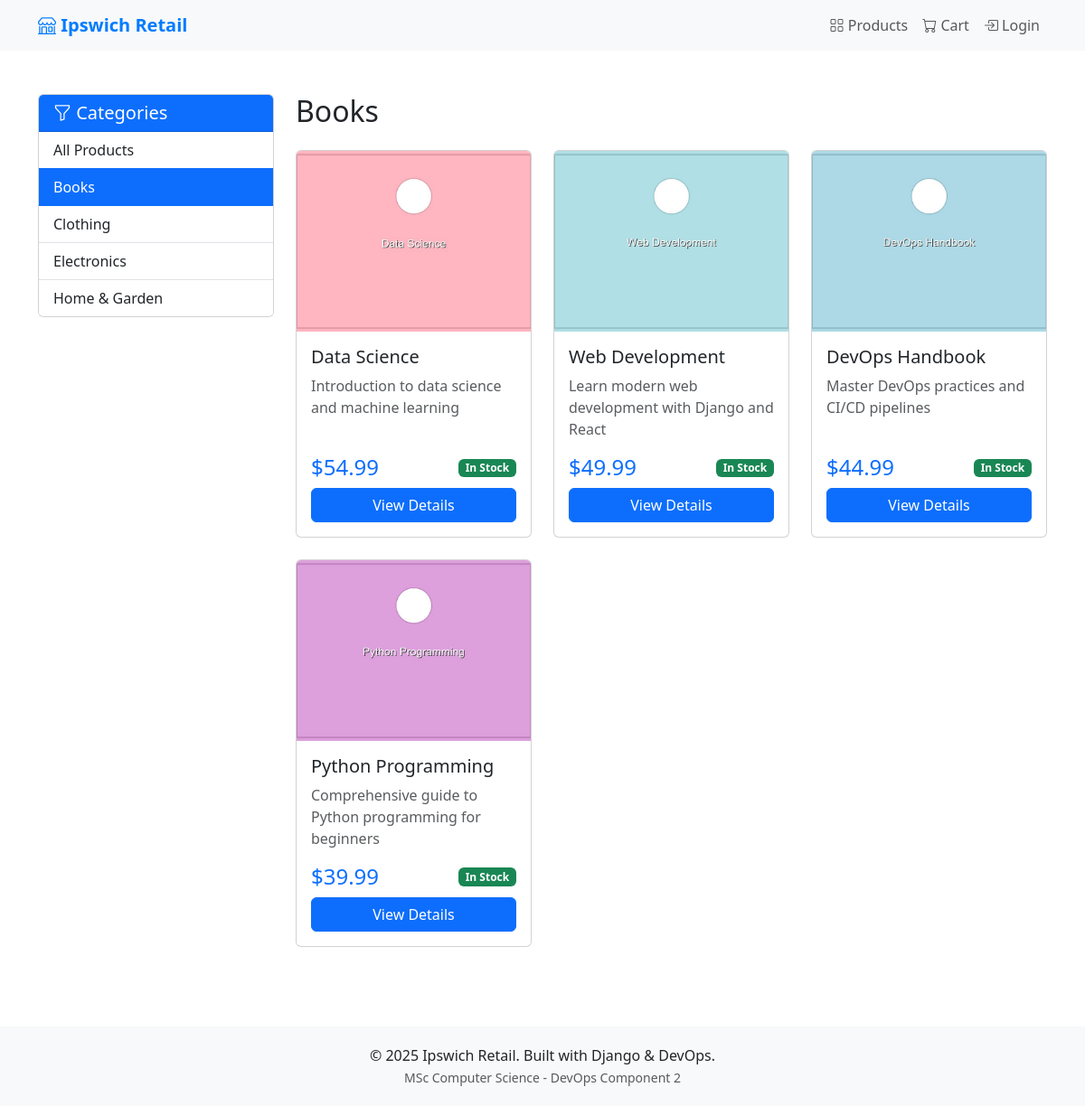
Before: /products/?category=books with the older database file.
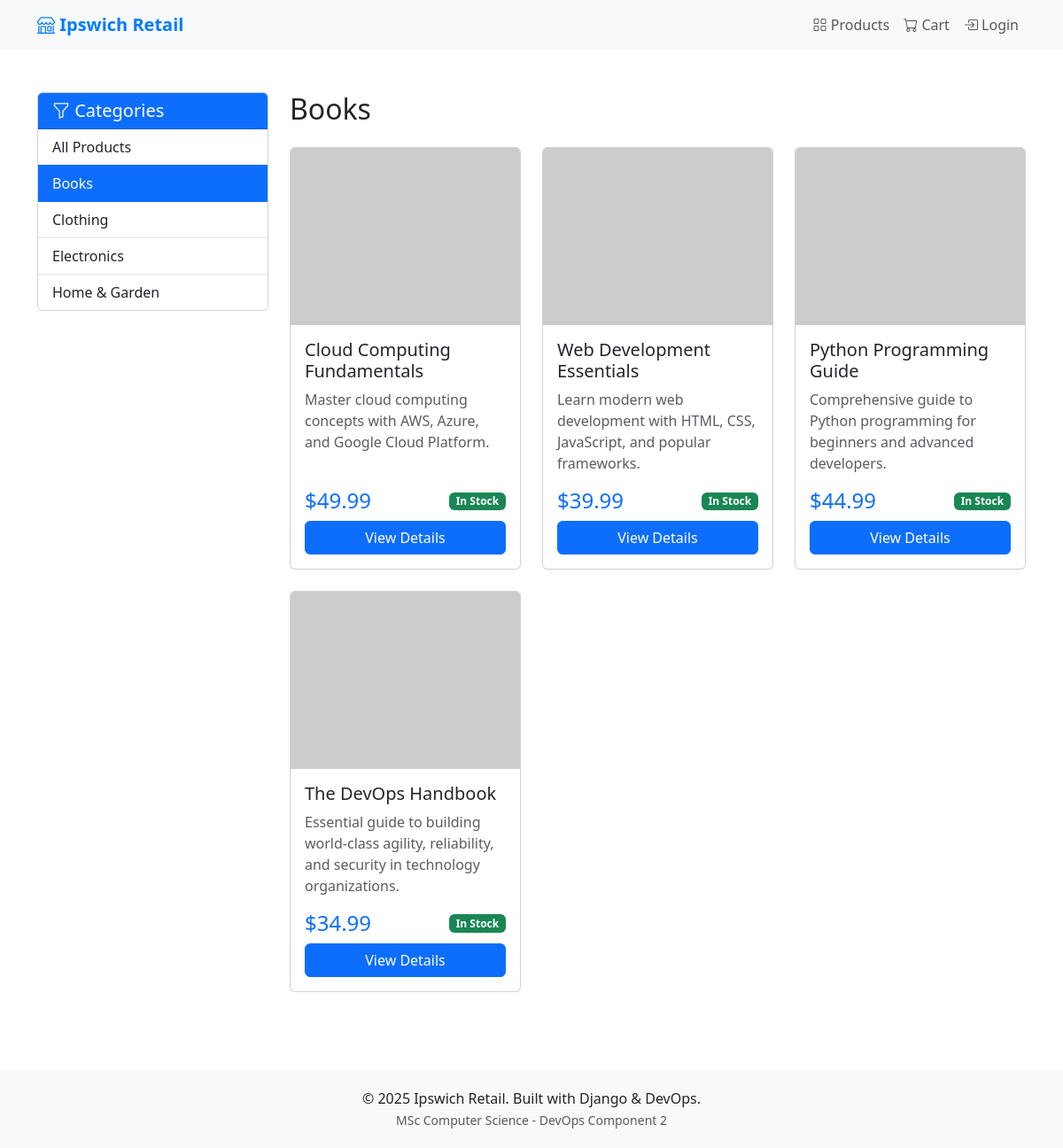
After: the same page with the newer database file.
### products/models.py (models this page shows, shortened)
class Category(models.Model):
    name = models.CharField(max_length=200, unique=True)
    slug = models.SlugField(max_length=200, unique=True, blank=True)
    description = models.TextField(blank=True)
    created_at = models.DateTimeField(auto_now_add=True)
    updated_at = models.DateTimeField(auto_now=True)
    class Meta:
        verbose_name_plural = 'Categories'
        ordering = ['name']

class Product(models.Model):
    name = models.CharField(max_length=200)
    slug = models.SlugField(max_length=200, unique=True, blank=True)
    category = models.ForeignKey(Category, on_delete=models.CASCADE, related_name='products')
    description = models.TextField()
    price = models.DecimalField(max_digits=10, decimal_places=2)
    stock = models.IntegerField(default=0)
    image = models.ImageField(upload_to='products/', blank=True, null=True)
    image_url = models.URLField(max_length=500, blank=True, null=True, help_text='External image URL')
    available = models.BooleanField(default=True)
    created_at = models.DateTimeField(auto_now_add=True)
    updated_at = models.DateTimeField(auto_now=True)
    def get_image_url(self):
        if self.image:
            return self.image.url
        elif self.image_url:
            return self.image_url
        return 'https://via.placeholder.com/500x500?text=No+Image'
    class Meta:
        ordering = ['-created_at']
        indexes = [
            models.Index(fields=['name']),
            models.Index(fields=['slug']),
        ]
    def is_in_stock(self):
        return self.stock > 0 and self.available

### products/views.py (the view)
# urls.py: path('', views.product_list, name='product_list'),
def product_list(request):
    category_slug = request.GET.get('category')
    products = Product.objects.filter(available=True)
    if category_slug:
        category = get_object_or_404(Category, slug=category_slug)
        products = products.filter(category=category)
    else:
        category = None
    paginator = Paginator(products, 12)
    page_number = request.GET.get('page')
    products = paginator.get_page(page_number)
    categories = Category.objects.all()
    context = {
        'products': products,
        'categories': categories,
        'current_category': category,
    }
    return render(request, 'products/product_list.html', context)

### templates/products/product_list.html (shortened to what this page needs)
{% extends 'base.html' %}
{% block content %}
<div class="container my-5">
    <div class="row">
        <div class="col-md-3">
            <div class="card">
                <div class="card-header bg-primary text-white">
                    <h5 class="mb-0"><i class="bi bi-funnel"></i> Categories</h5>
                </div>
                <div class="list-group list-group-flush">
                    <a href="{% url 'products:product_list' %}"
                       class="list-group-item list-group-item-action {% if not current_category %}active{% endif %}">
                        All Products
                    </a>
                    {% for category in categories %}
                    <a href="?category={{ category.slug }}"
                       class="list-group-item list-group-item-action {% if current_category == category %}active{% endif %}">
                        {{ category.name }}
                    </a>
                    {% endfor %}
                </div>
            </div>
        </div>
        <div class="col-md-9">
            <h2 class="mb-4">
                {% if current_category %}
                    {{ current_category.name }}
                {% else %}
                    All Products
                {% endif %}
            </h2>
            {% if products %}
            <div class="row row-cols-1 row-cols-md-3 g-4">
                {% for product in products %}
                <div class="col">
                    <div class="card product-card">
                        <img src="{{ product.get_image_url }}" class="card-img-top" alt="{{ product.name }}" style="height: 200px; object-fit: cover;" onerror="this.src='https://via.placeholder.com/500x500?text=No+Image'">
                        <div class="card-body d-flex flex-column">
                            <h5 class="card-title">{{ product.name }}</h5>
                            <p class="card-text text-muted">{{ product.description|truncatewords:15 }}</p>
                            <div class="mt-auto">
                                <div class="d-flex justify-content-between align-items-center mb-2">
                                    <h4 class="text-primary mb-0">${{ product.price }}</h4>
                                    {% if product.is_in_stock %}
                                    <span class="badge bg-success">In Stock</span>
                                    {% else %}
                                    <span class="badge bg-danger">Out of Stock</span>
                                    {% endif %}
                                </div>
                                <a href="{% url 'products:product_detail' product.slug %}" class="btn btn-primary w-100">
                                    View Details
                                </a>
                            </div>
                        </div>
                    </div>
                </div>
                {% endfor %}
            </div>
            {% else %}
            <div class="alert alert-info">
                <i class="bi bi-info-circle"></i> No products available in this category.
            </div>
            {% endif %}
        </div>
    </div>
</div>
{% endblock %}

### templates/base.html (shortened to what this page needs)
<!DOCTYPE html>
<html lang="en">
<head>
    <link href="https://cdn.jsdelivr.net/npm/bootstrap@5.3.0/dist/css/bootstrap.min.css" rel="stylesheet">
    <link rel="stylesheet" href="https://cdn.jsdelivr.net/npm/bootstrap-icons@1.10.0/font/bootstrap-icons.css">
</head>
<body>
    <nav class="navbar navbar-expand-lg navbar-light bg-light">
        <div class="container">
            <a class="navbar-brand" href="{% url 'products:product_list' %}">
                <i class="bi bi-shop"></i> Ipswich Retail
            </a>
            <div class="collapse navbar-collapse" id="navbarNav">
                <ul class="navbar-nav ms-auto">
                    <li class="nav-item">
                        <a class="nav-link" href="{% url 'products:product_list' %}">
                            <i class="bi bi-grid"></i> Products
                        </a>
                    </li>
                    <li class="nav-item">
                        <a class="nav-link" href="{% url 'cart:cart_detail' %}">
                            <i class="bi bi-cart"></i> Cart
                        </a>
                    </li>
                    {% if user.is_authenticated %}
                    <li class="nav-item">
                        <a class="nav-link" href="{% url 'orders:order_list' %}">
                            <i class="bi bi-bag-check"></i> Orders
                        </a>
                    </li>
                    <li class="nav-item">
                        <a class="nav-link" href="/admin/">
                            <i class="bi bi-person"></i> {{ user.username }}
                        </a>
                    </li>
                    {% else %}
                    <li class="nav-item">
                        <a class="nav-link" href="/admin/">
                            <i class="bi bi-box-arrow-in-right"></i> Login
                        </a>
                    </li>
                    {% endif %}
                </ul>
            </div>
        </div>
    </nav>
    <div class="content">
        {% block content %}
        {% endblock %}
    </div>
    <footer class="footer">
        <div class="container text-center">
            <p class="mb-0">&copy; 2025 Ipswich Retail. Built with Django & DevOps.</p>
            <small class="text-muted">MSc Computer Science - DevOps Component 2</small>
        </div>
    </footer>
</body>
</html>

### templates/base.html (style rules this page uses)
body { min-height: 100vh; display: flex; flex-direction: column; }
.content { flex: 1; }
.navbar-brand { font-weight: bold; color: #007bff !important; }
.product-card { transition: transform 0.2s; height: 100%; }
.footer { background-color: #f8f9fa; padding: 20px 0; margin-top: 40px; }

Changed rows visible on the page:
removed Product: get_image_url (picture), name "Data Science", description "Introduction to data science and machine learning", price "54.99", stock "In Stock"
removed Product: get_image_url (picture), name "Web Development", description "Learn modern web development with Django and React", price "49.99", stock "In Stock"
removed Product: get_image_url (picture), name "DevOps Handbook", description "Master DevOps practices and CI/CD pipelines", price "44.99", stock "In Stock"
removed Product: get_image_url (picture), name "Python Programming", description "Comprehensive guide to Python programming for beginners", price "39.99", stock "In Stock"
added Product: name "Cloud Computing Fundamentals", description "Master cloud computing concepts with AWS, Azure, and Google Cloud Platform.", price "49.99", stock "In Stock"
added Product: name "Web Development Essentials", description "Learn modern web development with HTML, CSS, JavaScript, and popular frameworks.", price "39.99", stock "In Stock"
added Product: name "Python Programming Guide", description "Comprehensive guide to Python programming for beginners and advanced developers.", price "44.99", stock "In Stock"
added Product: name "The DevOps Handbook", description "Essential guide to building world-class agility, reliability, and security in technology organizations.", price "34.99", stock "In Stock"
